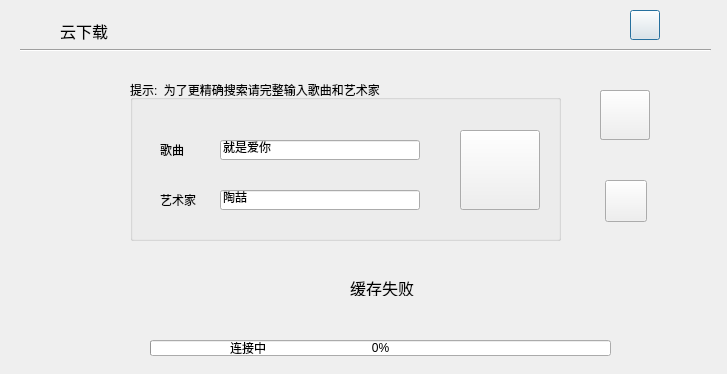
<?xml version="1.0" encoding="UTF-8"?>
<ui version="4.0">
 <class>Dialog5</class>
 <widget class="QDialog" name="Dialog5">
  <property name="geometry">
   <rect>
    <x>0</x>
    <y>0</y>
    <width>727</width>
    <height>374</height>
   </rect>
  </property>
  <property name="windowTitle">
   <string>Dialog</string>
  </property>
  <property name="styleSheet">
   <string notr="true"/>
  </property>
  <widget class="QPushButton" name="pushButton_2">
   <property name="geometry">
    <rect>
     <x>630</x>
     <y>10</y>
     <width>30</width>
     <height>30</height>
    </rect>
   </property>
   <property name="cursor">
    <cursorShape>PointingHandCursor</cursorShape>
   </property>
   <property name="toolTip">
    <string>&lt;html&gt;&lt;head/&gt;&lt;body&gt;&lt;p&gt;退出&lt;/p&gt;&lt;/body&gt;&lt;/html&gt;</string>
   </property>
   <property name="text">
    <string/>
   </property>
  </widget>
  <widget class="Line" name="line_2">
   <property name="geometry">
    <rect>
     <x>20</x>
     <y>40</y>
     <width>691</width>
     <height>21</height>
    </rect>
   </property>
   <property name="orientation">
    <enum>Qt::Horizontal</enum>
   </property>
  </widget>
  <widget class="QLabel" name="label_16">
   <property name="geometry">
    <rect>
     <x>60</x>
     <y>20</y>
     <width>511</width>
     <height>21</height>
    </rect>
   </property>
   <property name="font">
    <font>
     <pointsize>12</pointsize>
    </font>
   </property>
   <property name="toolTip">
    <string>文件属性</string>
   </property>
   <property name="styleSheet">
    <string notr="true"/>
   </property>
   <property name="text">
    <string>云下载</string>
   </property>
  </widget>
  <widget class="QPushButton" name="btn_download">
   <property name="geometry">
    <rect>
     <x>605</x>
     <y>180</y>
     <width>42</width>
     <height>42</height>
    </rect>
   </property>
   <property name="toolTip">
    <string>下载该歌曲</string>
   </property>
   <property name="text">
    <string/>
   </property>
  </widget>
  <widget class="QPushButton" name="btn_try">
   <property name="geometry">
    <rect>
     <x>600</x>
     <y>90</y>
     <width>50</width>
     <height>50</height>
    </rect>
   </property>
   <property name="toolTip">
    <string>试听</string>
   </property>
   <property name="text">
    <string/>
   </property>
  </widget>
  <widget class="QProgressBar" name="progressBar">
   <property name="geometry">
    <rect>
     <x>150</x>
     <y>340</y>
     <width>461</width>
     <height>16</height>
    </rect>
   </property>
   <property name="value">
    <number>0</number>
   </property>
  </widget>
  <widget class="QGroupBox" name="groupBox">
   <property name="geometry">
    <rect>
     <x>130</x>
     <y>80</y>
     <width>431</width>
     <height>161</height>
    </rect>
   </property>
   <property name="title">
    <string>提示:  为了更精确搜索请完整输入歌曲和艺术家</string>
   </property>
   <widget class="QLabel" name="label">
    <property name="geometry">
     <rect>
      <x>30</x>
      <y>60</y>
      <width>54</width>
      <height>20</height>
     </rect>
    </property>
    <property name="text">
     <string>歌曲</string>
    </property>
   </widget>
   <widget class="QLabel" name="label_2">
    <property name="geometry">
     <rect>
      <x>30</x>
      <y>110</y>
      <width>54</width>
      <height>20</height>
     </rect>
    </property>
    <property name="text">
     <string>艺术家</string>
    </property>
   </widget>
   <widget class="QLineEdit" name="input_title">
    <property name="geometry">
     <rect>
      <x>90</x>
      <y>60</y>
      <width>200</width>
      <height>20</height>
     </rect>
    </property>
    <property name="text">
     <string>就是爱你</string>
    </property>
   </widget>
   <widget class="QLineEdit" name="input_art">
    <property name="geometry">
     <rect>
      <x>90</x>
      <y>110</y>
      <width>200</width>
      <height>20</height>
     </rect>
    </property>
    <property name="text">
     <string>陶喆</string>
    </property>
   </widget>
   <widget class="QPushButton" name="btn_search">
    <property name="geometry">
     <rect>
      <x>330</x>
      <y>50</y>
      <width>80</width>
      <height>80</height>
     </rect>
    </property>
    <property name="toolTip">
     <string>从服务器查找</string>
    </property>
    <property name="text">
     <string/>
    </property>
   </widget>
  </widget>
  <widget class="QLabel" name="label_3">
   <property name="geometry">
    <rect>
     <x>230</x>
     <y>340</y>
     <width>300</width>
     <height>16</height>
    </rect>
   </property>
   <property name="text">
    <string>连接中</string>
   </property>
  </widget>
  <widget class="QLabel" name="label_4">
   <property name="geometry">
    <rect>
     <x>350</x>
     <y>280</y>
     <width>300</width>
     <height>16</height>
    </rect>
   </property>
   <property name="font">
    <font>
     <family>宋体</family>
     <pointsize>12</pointsize>
    </font>
   </property>
   <property name="text">
    <string>缓存失败</string>
   </property>
  </widget>
  <widget class="QPushButton" name="btn_stop">
   <property name="geometry">
    <rect>
     <x>600</x>
     <y>90</y>
     <width>50</width>
     <height>50</height>
    </rect>
   </property>
   <property name="toolTip">
    <string>停止试听</string>
   </property>
   <property name="text">
    <string/>
   </property>
  </widget>
  <zorder>pushButton_2</zorder>
  <zorder>line_2</zorder>
  <zorder>label_16</zorder>
  <zorder>btn_download</zorder>
  <zorder>progressBar</zorder>
  <zorder>groupBox</zorder>
  <zorder>label_3</zorder>
  <zorder>label_4</zorder>
  <zorder>btn_stop</zorder>
  <zorder>btn_try</zorder>
 </widget>
 <resources/>
 <connections/>
</ui>
